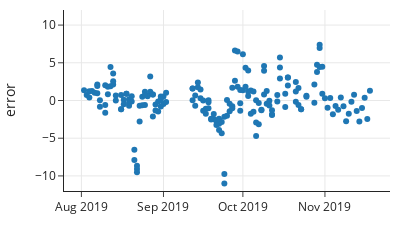

Write notebook code for a chart like this one.
### Markdown cell above
## Assessing the Fit

The earlier plot of the errors against the fitted values gives a visual assessment of the quality of the fit. (This plot is called a  *residual plot* because the errors are sometimes referred to as *residuals*.) A good fit should show a cloud of points around the horizontal line at 0 with no clear pattern. When there is a pattern, we can usually conclude that the simple linear model doesn't entirely capture the signal. We saw earlier that there are no apparent patterns in the residual plot. 

Another type of residual plot that can be useful is a plot of the residuals against a feature that is not in the model. If we see a pattern, then we may want to include this feature in the model, in addition to the feature(s) already in the model. Also, when the data have a time component, we want to check for patterns in the residuals over time. For these particular data, since the measurements are daily averages over a four-month period, we plot the error against the date the measurement is recorded:

### Code cell
fig = px.scatter(x= GA["date"], y=error, 
            labels={"x": "","y":"error"}, width=400, height=250)

fig.update_yaxes(range=[-12, 12])
fig

### Figure 1 — Plotly figure (JSON) as saved in the notebook; plotly's stock layout.template omitted (floating-point values rounded to 4 significant figures; data arrays with more than 128 entries replaced by an {"elided": "..."} marker saying what was removed)
{"data": [{"hovertemplate": "=%{x}<br>error=%{y}<extra></extra>", "legendgroup": "", "marker": {"color": "#1F77B4", "symbol": "circle"}, "mode": "markers", "name": "", "orientation": "v", "showlegend": false, "type": "scatter", "x": {"elided": "184 str values"}, "xaxis": "x", "y": {"elided": "184 float values"}, "yaxis": "y"}], "layout": {"height": 250, "legend": {"tracegroupgap": 0}, "width": 400, "xaxis": {"anchor": "y", "autorange": true, "domain": [0, 1], "range": ["2019-07-25 10:13:28.3945", "2019-11-25 13:46:31.6055"], "title": {"text": ""}, "type": "date"}, "yaxis": {"anchor": "x", "domain": [0, 1], "range": [-12, 12], "title": {"text": "error"}, "type": "linear"}}}
